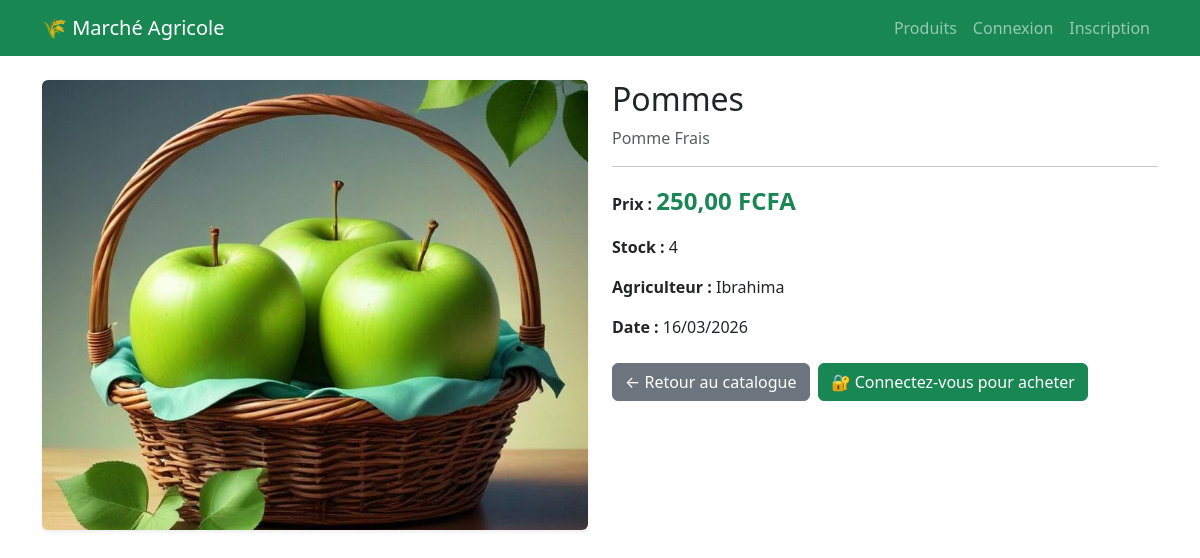
Page /produits/detail/1/ on the committed database.
### produits/models.py (models this page shows, shortened)
class Produit(models.Model):
    agriculteur = models.ForeignKey(
        settings.AUTH_USER_MODEL,
        on_delete=models.CASCADE,
        related_name='produits'
    )
    nom = models.CharField(max_length=200)
    description = models.TextField()
    prix = models.DecimalField(max_digits=10, decimal_places=2)
    quantite_stock = models.PositiveIntegerField(default=0)
    image = models.ImageField(upload_to='produits/', blank=True, null=True)
    disponible = models.BooleanField(default=True)
    date_creation = models.DateTimeField(auto_now_add=True)

### utilisateurs/models.py (models this page shows, shortened)
class Utilisateur(AbstractUser):
    TYPE_CHOICES = (
        ('agriculteur', 'Agriculteur'),
        ('client', 'Client'),
    )
    type_utilisateur = models.CharField(
        max_length=20,
        choices=TYPE_CHOICES,
        default='client'
    )
    telephone = models.CharField(max_length=20, blank=True, null=True)

### produits/views.py (the view)
# urls.py: path('detail/<int:produit_id>/', views.detail_produit, name='detail_produit'),
def detail_produit(request, produit_id):
    produit = get_object_or_404(Produit, id=produit_id)
    return render(request, 'produits/detail_produit.html', {'produit': produit})

### templates/produits/detail_produit.html (shortened to what this page needs)
{% extends 'base.html' %}
{% block content %}
<div class="container mt-4">
    <div class="row">
        <div class="col-md-6 mb-4">
            {% if produit.image %}
                <img src="{{ produit.image.url }}" alt="{{ produit.nom }}" class="img-fluid rounded shadow-sm w-100" style="max-height: 450px; object-fit: cover;">
            {% else %}
                <div class="bg-light d-flex align-items-center justify-content-center rounded" style="height: 450px;">
                    <span class="text-muted">Aucune image</span>
                </div>
            {% endif %}
        </div>
        <div class="col-md-6">
            <h2>{{ produit.nom }}</h2>
            <p class="text-muted">{{ produit.description }}</p>
            <hr>
            <p><strong>Prix :</strong> <span class="text-success fs-4 fw-bold">{{ produit.prix }} FCFA</span></p>
            <p><strong>Stock :</strong> {{ produit.quantite_stock }}</p>
            <p><strong>Agriculteur :</strong> {{ produit.agriculteur.username }}</p>
            <p><strong>Date :</strong> {{ produit.date_creation|date:"d/m/Y" }}</p>
            <div class="mt-4 d-flex gap-2 flex-wrap">
                <a href="{% url 'catalogue' %}" class="btn btn-secondary">
                    ← Retour au catalogue
                </a>
                {% if user.is_authenticated and not user.est_agriculteur %}
                    <a href="{% url 'commandes:ajouter_au_panier' produit.id %}" class="btn btn-success">
                        🛒 Ajouter au panier
                    </a>
                {% elif not user.is_authenticated %}
                    <a href="{% url 'connexion' %}?next={% url 'detail_produit' produit.id %}" class="btn btn-success">
                        🔐 Connectez-vous pour acheter
                    </a>
                {% endif %}
            </div>
        </div>
    </div>
</div>
{% endblock %}

### rows in the picture
Produit: image (picture), nom "Pommes", description "Pomme Frais", prix "250,00", quantite_stock "4", agriculteur.username "Ibrahima", date_creation "16/03/2026"
